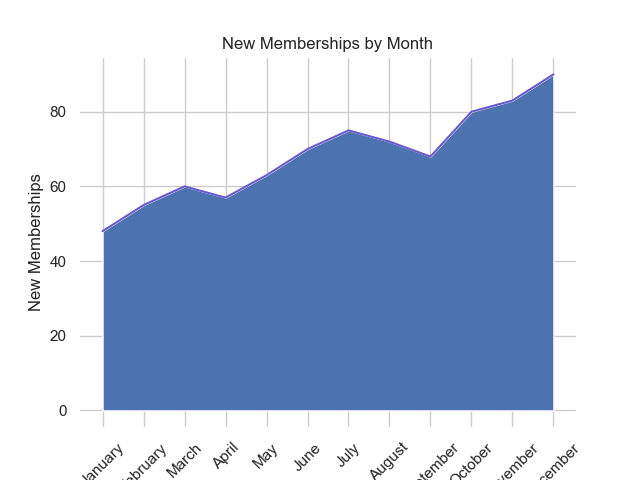

Generate this figure with Python:

import pandas as pd
import seaborn as sns
import matplotlib.pyplot as plt

# Your data
data = [
    {'Month': 'January', 'New Memberships': 48},
    {'Month': 'February', 'New Memberships': 55},
    {'Month': 'March', 'New Memberships': 60},
    {'Month': 'April', 'New Memberships': 57},
    {'Month': 'May', 'New Memberships': 63},
    {'Month': 'June', 'New Memberships': 70},
    {'Month': 'July', 'New Memberships': 75},
    {'Month': 'August', 'New Memberships': 72},
    {'Month': 'September', 'New Memberships': 68},
    {'Month': 'October', 'New Memberships': 80},
    {'Month': 'November', 'New Memberships': 83},
    {'Month': 'December', 'New Memberships': 90}
]

# Convert the list of dictionaries to a pandas DataFrame
df = pd.DataFrame(data)

# Since Seaborn does not have a direct function for area plots, we will use matplotlib
# We will use seaborn's style for consistent look and feel
sns.set_theme(style="whitegrid")

# Create an area plot
plt.fill_between(df['Month'], df['New Memberships'])
plt.plot(df['Month'], df['New Memberships'], color='Slateblue')

# Add titles and labels
plt.title('New Memberships by Month')
plt.xlabel('Month')
plt.ylabel('New Memberships')

# Add gridlines
plt.grid(True)

# Rotate x-axis labels for better visibility
plt.xticks(rotation=45)

# Optional: Remove spines / borders
sns.despine(left=True, bottom=True)

# Show the plot
plt.show()
